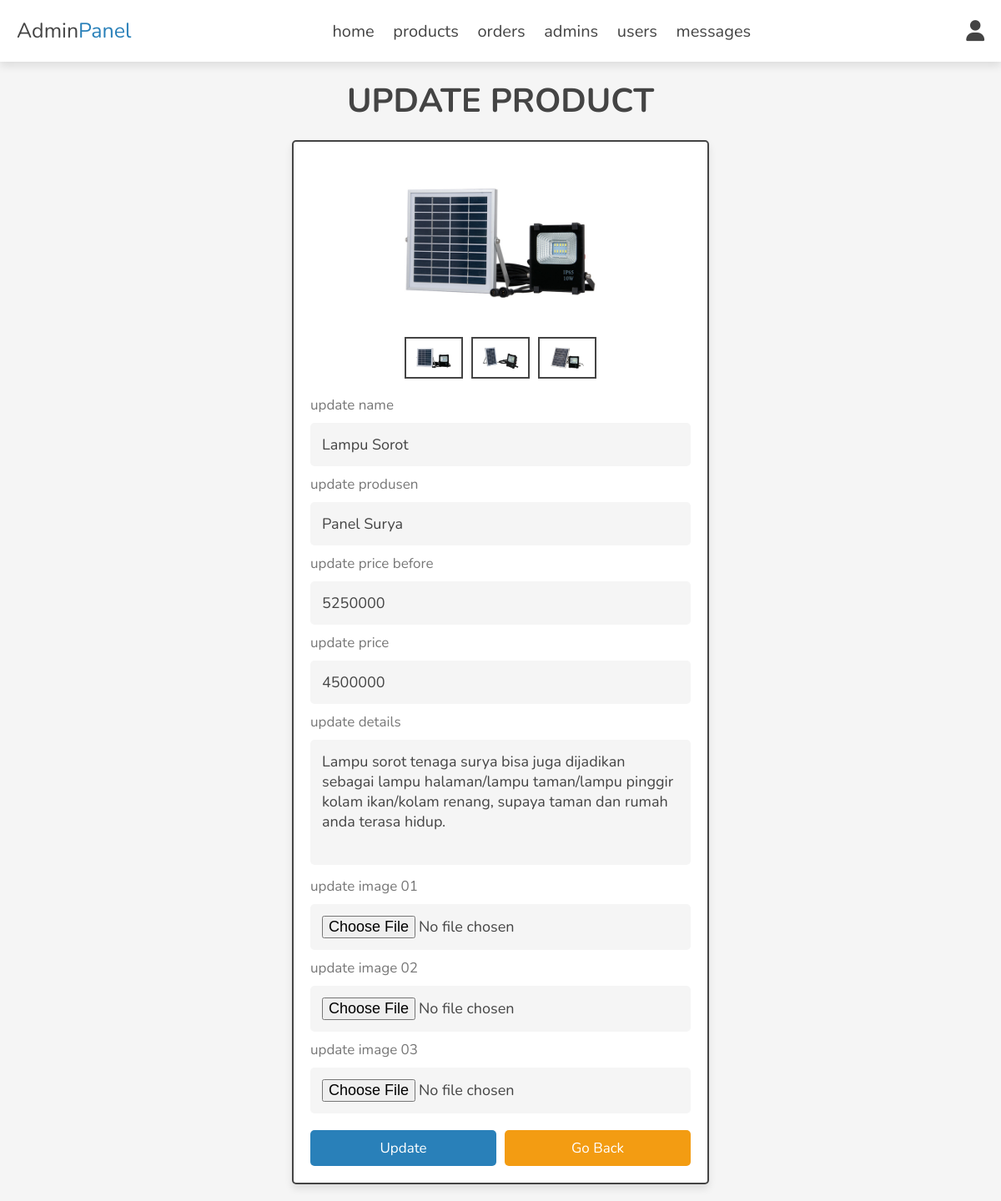
/admin/update_product.php?update=4 (signed in), run on the app's committed database.
### tables this page shows
CREATE TABLE `products` (
  `id` int(100) NOT NULL,
  `name` varchar(100) NOT NULL,
  `produsen` varchar(20) NOT NULL,
  `details` varchar(500) NOT NULL,
  `price` int(10) NOT NULL,
  `price_before` int(10) NOT NULL,
  `image_01` varchar(100) NOT NULL,
  `image_02` varchar(100) NOT NULL,
  `image_03` varchar(100) NOT NULL
);

### admin/update_product.php (the view, shortened to what this page needs)
<?php
include '../components/connect.php';
?>
<!DOCTYPE html>
<html lang="en">
<head>
  <link rel="stylesheet" href="https://cdnjs.cloudflare.com/ajax/libs/font-awesome/6.1.1/css/all.min.css">
  <link rel="stylesheet" href="../css/admin_style.css">
</head>
<body>
  <?php include '../components/admin_header.php'; ?>
  <section class="update-product">
    <h1 class="heading">update product</h1>
    <?php
      $update_id = $_GET['update'];
      $select_products = $conn->prepare("SELECT * FROM `products` WHERE id = ?");
      $select_products->execute([$update_id]);
      if($select_products->rowCount() > 0){
         while($fetch_products = $select_products->fetch(PDO::FETCH_ASSOC)){
   ?>
    <form action="" method="post" enctype="multipart/form-data">
      <div class="image-container">
        <div class="main-image">
          <img src="../uploaded_img/<?= $fetch_products['image_01']; ?>" alt="">
        </div>
        <div class="sub-image">
          <img src="../uploaded_img/<?= $fetch_products['image_01']; ?>" alt="">
          <img src="../uploaded_img/<?= $fetch_products['image_02']; ?>" alt="">
          <img src="../uploaded_img/<?= $fetch_products['image_03']; ?>" alt="">
        </div>
      </div>
      <span>update name</span>
      <input type="text" name="name" required class="box" maxlength="100" placeholder="enter product name"
        value="<?= $fetch_products['name']; ?>">
      <span>update produsen</span>
      <input type="text" name="produsen" required class="box" maxlength="100" placeholder="enter product name"
        value="<?= $fetch_products['produsen']; ?>">
      <span>update price before</span>
      <input type="number" name="price_before" required class="box" min="0" max="9999999999"
        placeholder="enter product price" onkeypress="if(this.value.length == 10) return false;"
        value="<?= $fetch_products['price_before']; ?>">
      <span>update price</span>
      <input type="number" name="price" required class="box" min="0" max="9999999999" placeholder="enter product price"
        onkeypress="if(this.value.length == 10) return false;" value="<?= $fetch_products['price']; ?>">
      <span>update details</span>
      <textarea name="details" class="box" required cols="30" rows="10"><?= $fetch_products['details']; ?></textarea>
      <span>update image 01</span>
      <input type="file" name="image_01" accept="image/jpg, image/jpeg, image/png, image/webp" class="box">
      <span>update image 02</span>
      <input type="file" name="image_02" accept="image/jpg, image/jpeg, image/png, image/webp" class="box">
      <span>update image 03</span>
      <input type="file" name="image_03" accept="image/jpg, image/jpeg, image/png, image/webp" class="box">
      <div class="flex-btn">
        <input type="submit" name="update" class="btn" value="update">
        <a href="products.php" class="option-btn">go back</a>
      </div>
    </form>
    <?php
         }
      }else{
         echo '<p class="empty">no product found!</p>';
      }
   ?>
  </section>
</body>
</html>

### css/admin_style.css (style rules this page uses)
:root { --main-color: #2980b9; --orange: #f39c12; --red: #e74c3c; --black: #444; --white: #fff; --light-color: #777; --light-bg: #f5f5f5; --border: 0.2rem solid var(--black); --box-shadow: 0 0.5rem 1rem rgba(0, 0, 0, 0.1); }
* { font-family: "Nunito", sans-serif; margin: 0; padding: 0; box-sizing: border-box; outline: none; border: none; text-decoration: none; }
html { font-size: 62.5%; overflow-x: hidden; }
body { background-color: var(--light-bg); }
section { padding: 2rem; max-width: 1200px; margin: 0 auto; }
.heading { font-size: 4rem; color: var(--black); margin-bottom: 2rem; text-align: center; text-transform: uppercase; }
.btn, .delete-btn, .option-btn { display: block; width: 100%; margin-top: 1rem; border-radius: 0.5rem; padding: 1rem 3rem; font-size: 1.7rem; text-transform: capitalize; color: var(--white); cursor: pointer; text-align: center; }
.btn { background-color: var(--main-color); }
.option-btn { background-color: var(--orange); }
.flex-btn { display: flex; gap: 1rem; }
.update-product form { background-color: var(--white); box-shadow: var(--box-shadow); border-radius: 0.5rem; border: var(--border); padding: 2rem; max-width: 50rem; margin: 0 auto; }
.update-product form .image-container { margin-bottom: 2rem; }
.update-product form .image-container .main-image img { height: 20rem; width: 100%; object-fit: contain; }
.update-product form .image-container .sub-image { display: flex; gap: 1rem; justify-content: center; margin: 1rem 0; }
.update-product form .image-container .sub-image img { height: 5rem; width: 7rem; object-fit: contain; padding: 0.5rem; border: var(--border); cursor: pointer; transition: 0.2s linear; }
.update-product form .box { width: 100%; border-radius: 0.5rem; padding: 1.4rem; font-size: 1.8rem; color: var(--black); background-color: var(--light-bg); margin: 1rem 0; }
.update-product form span { font-size: 1.7rem; color: var(--light-color); }
.update-product form textarea { height: 15rem; resize: none; }

### data on the page
products: image_01 (picture), image_02 (picture), image_03 (picture), name "Lampu Sorot", produsen "Panel Surya", price_before "5250000", price "4500000", details "Lampu sorot tenaga surya bisa juga dijadikan sebagai lampu halaman/lampu taman/lampu pinggir kolam ikan/kolam renang, supaya taman dan rumah anda terasa hidup."
